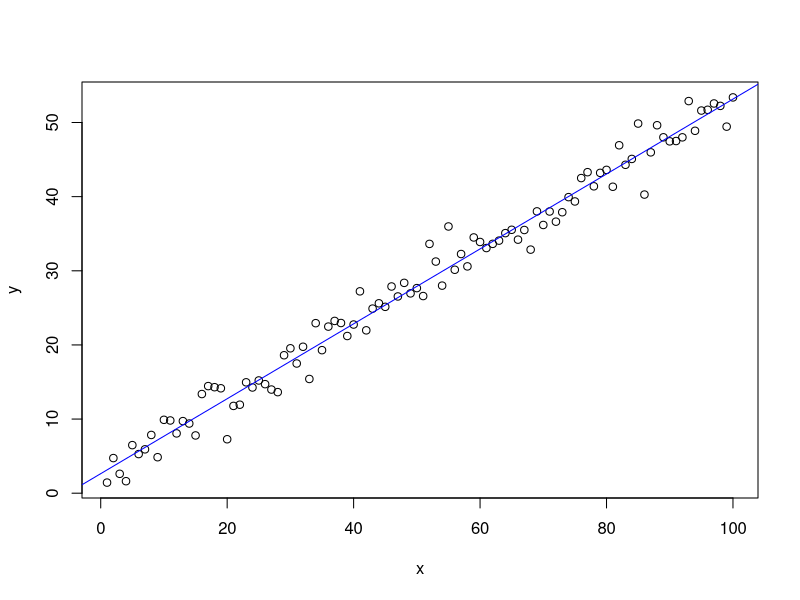
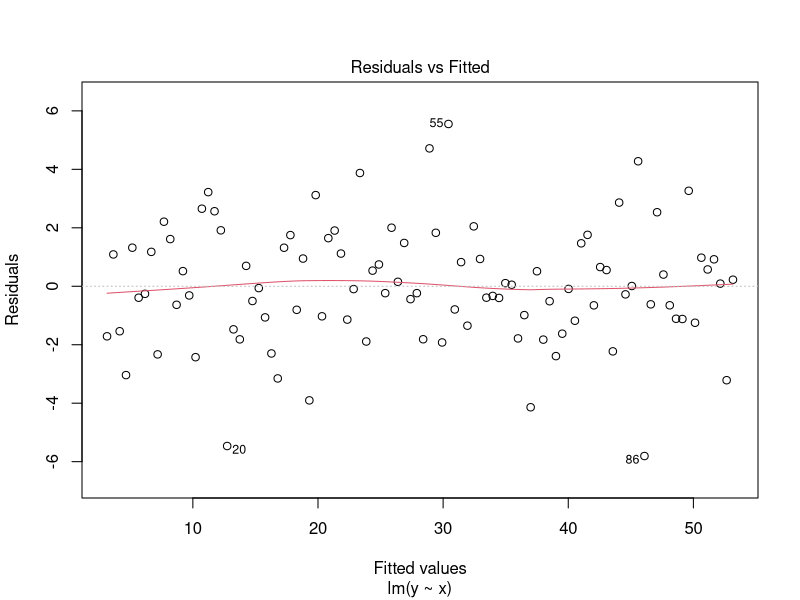
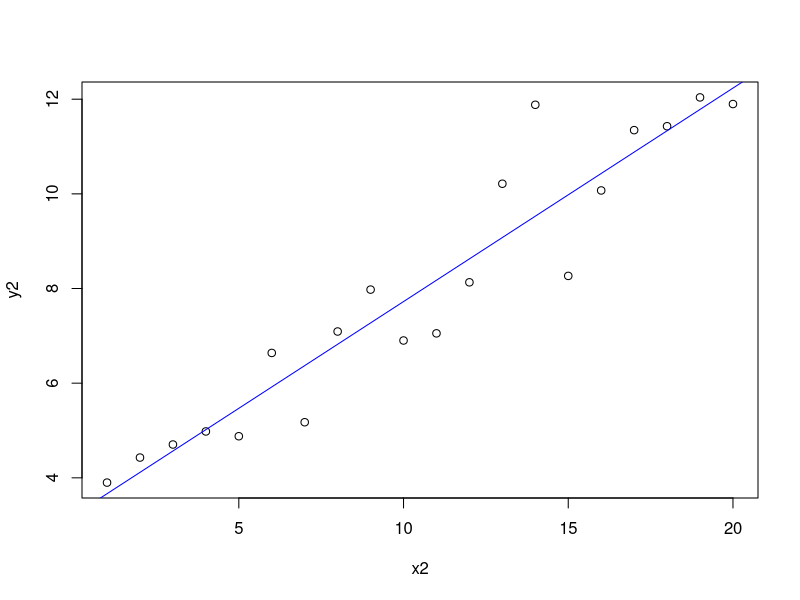
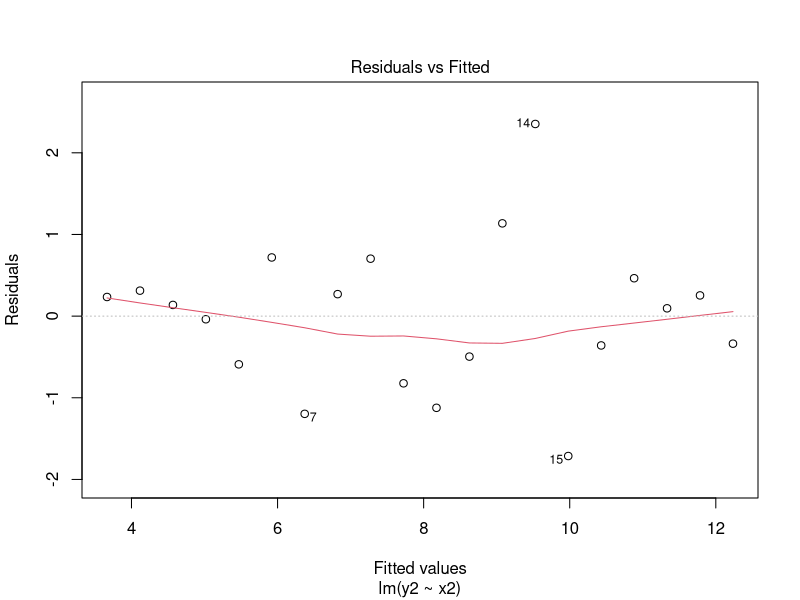
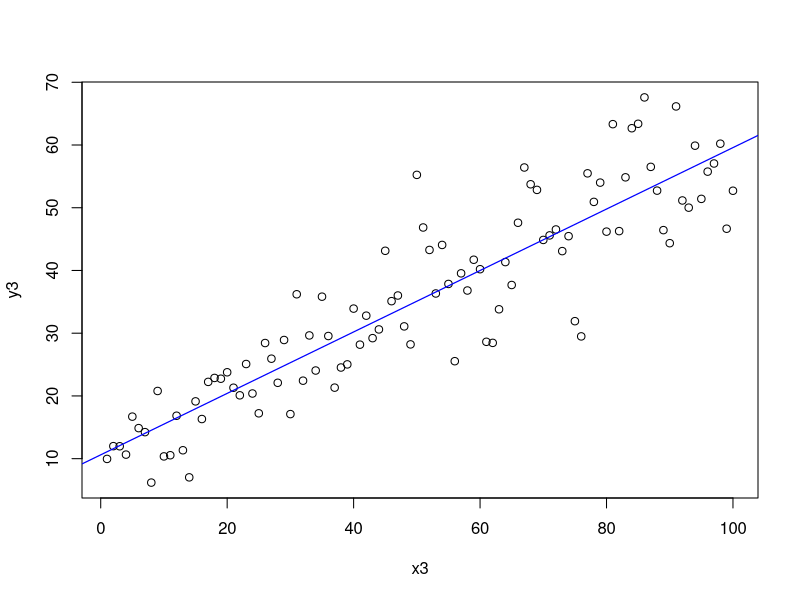
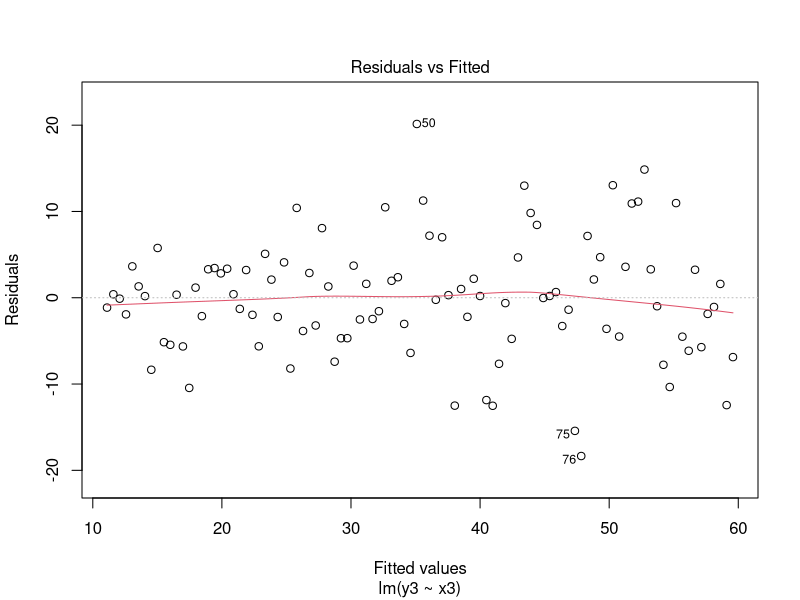
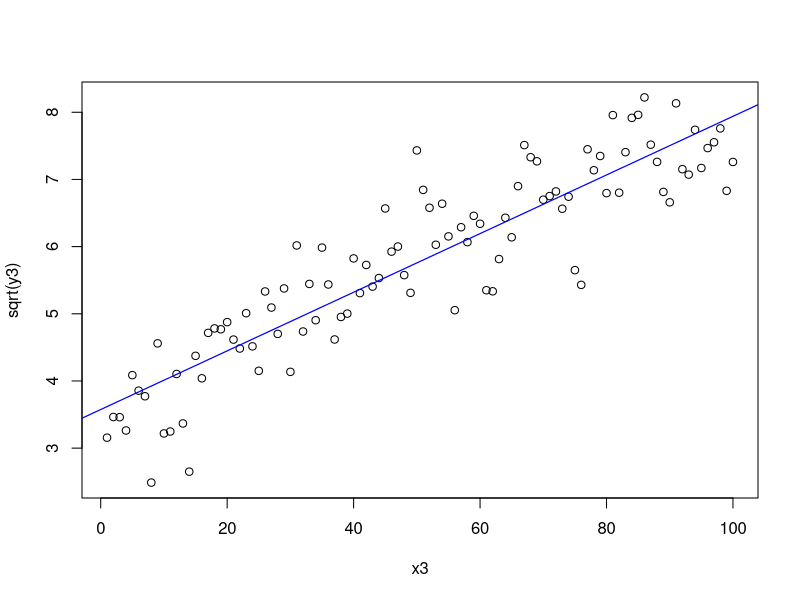
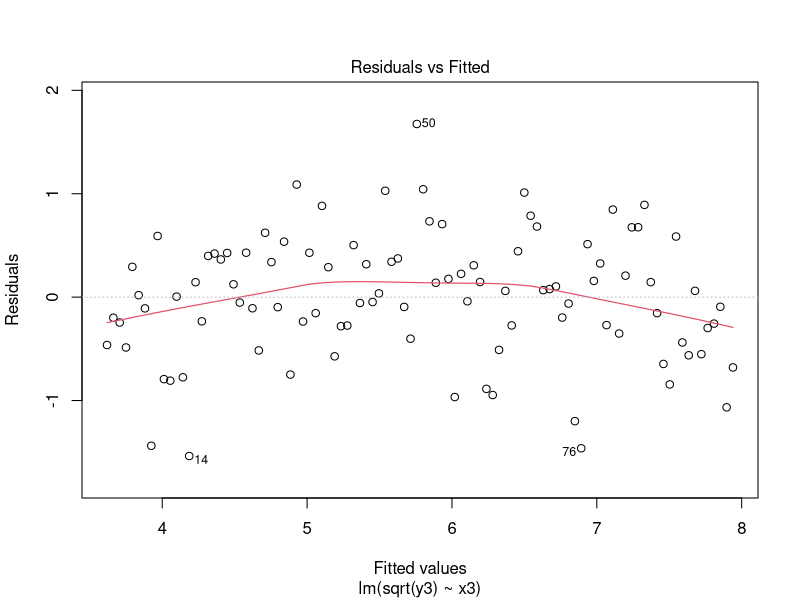

These figures' R source, in order:
## ---- chunk 1
require(knitr)
pdf_doc <- knitr::is_latex_output()
if (pdf_doc) {opts_chunk$set(echo=FALSE, fig.align="center", out.width="70%")} else {opts_chunk$set(echo=TRUE)}
## ---- chunk 2
# Set a seed to make simulations reproducible
set.seed(2302) 
# Dataset 1
x <- 1:100
y <- 3 + 0.5*x + rnorm(100, 0, 2)
## ---- chunk 3
# Fit a simple linear regression
model1 <- lm(y ~ x)
# Scatterplot with line of best fit
plot(x, y)
abline(model1, col="blue")
# Coefficients of fitted model
coef(model1)
## ---- chunk 4
confint(model1)
## ---- chunk 5
# Residual plot for model 1
plot(model1, 1)
## ---- chunk 6
# Dataset 2
set.seed(1184) 
x2 <- 1:20
y2 <- 3 + 0.5*x2 + rnorm(20, 0, 1)
# Fit linear model
model2 <- lm(y2 ~ x2)
# Produce scatterplot with line of best fit
plot(y2 ~ x2)
abline(model2, col="blue")
# Produce residual plot 
plot(model2, 1) 
## ---- chunk 7
confint(model2)
## ---- chunk 8
print(paste0("model2 intercept CI length: ", confint(model2)[1, 2] - confint(model2)[1, 1]))
print(paste0("model2 slop CI length: ", confint(model2)[2, 2] - confint(model2)[2, 1]))
print(paste0("model1 intercept CI length: ", confint(model1)[1, 2] - confint(model1)[1, 1]))
print(paste0("model1 slop CI length: ", confint(model1)[2, 2] - confint(model1)[2, 1]))
## ---- chunk 9
# Dataset 3
set.seed(1285)
x3 <- seq(1, 100, length.out=100)
y3 <- 10 + 0.5*x3 + rnorm(100, 0, sqrt(x3))
# Produce a scatterplot
plot(x3, y3)
# Fit a simple linear regression model and add line of best fit to the plot
model3 <- lm(y3 ~ x3)
abline(model3, col="blue", lwd=1.2)
## ---- chunk 10
# Residual Plot 
plot(model3, 1) 
## ---- chunk 11
plot(x3, sqrt(y3))
model3_sqrt <- lm(sqrt(y3) ~ x3)
abline(model3_sqrt, col="blue", lwd=1.2)
plot(model3_sqrt, 1, lwd=1.2)
## ---- chunk 12
plot(x3, log(y3))
model3_log <- lm(log(y3) ~ x3)
abline(model3_log, col="blue", lwd=1.2)
plot(model3_log, 1, lwd=1.2)
## ---- chunk 13
# Dataset 4
set.seed(1066)
x <- seq(0.25, 25, by=0.25)
y <- 100 - 20*x + x^2 + rnorm(100, 0, 20)
# Produce a scatterplot of the dataset
plot(x, y)
## ---- chunk 14
# Fit simple linear regression model and produce residual plot 
plot(x, y)
model4_linear <- lm(y ~ x)
abline(model4_linear, col="blue", lwd=1.2)
plot(model4_linear, 1, lwd=1.2)
## ---- chunk 15
# Fit quadratic regression model and produce residual plot
model4_quadratic <- lm(y ~ x + I(x^2))
plot(model4_quadratic, 1, lwd=1.2)
## ---- chunk 16
quadraticPlot <- function(x, y){
  # Produce a scatterplot of the data
  plot(x, y, xlab="x", ylab="y", main="Scatterplot")
  # Fit a quadratic regression model
  m <- lm(y ~ x + I(x^2))
  # Create a vector ax of length 101 
  # spanning the range of the explanatory variable
  ax <- seq(min(x), max(x), length.out=101)
  # predict the response for each value in ax
  fitted.curve <- predict(m, newdata=list(x=ax))
  # Fit a curve through the predicted response values and 
  # add to this to the plot
  lines(ax, fitted.curve, col="navy", lwd=2) 
}
## ---- chunk 17
# Apply the quadraticPlot function to the quadratic regression model fitted earlier
quadraticPlot(x, y)
## ---- chunk 18
coef(model4_quadratic)
